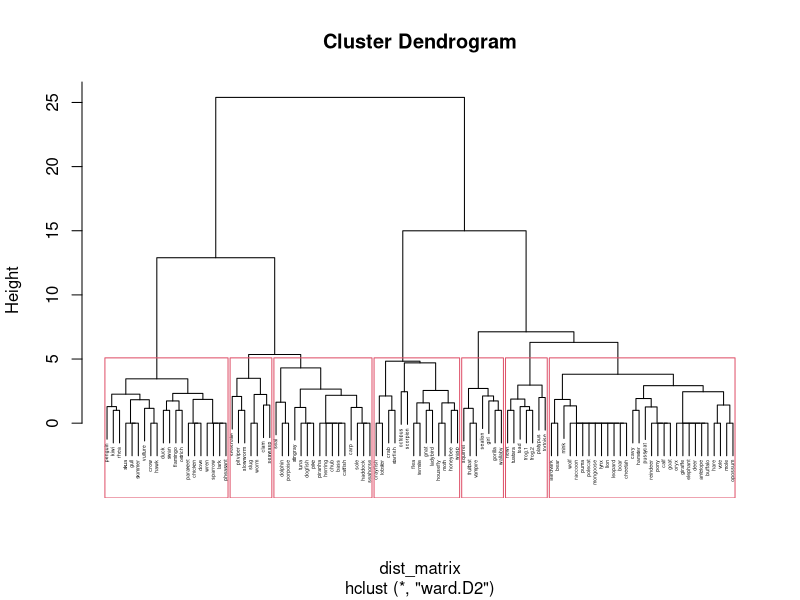
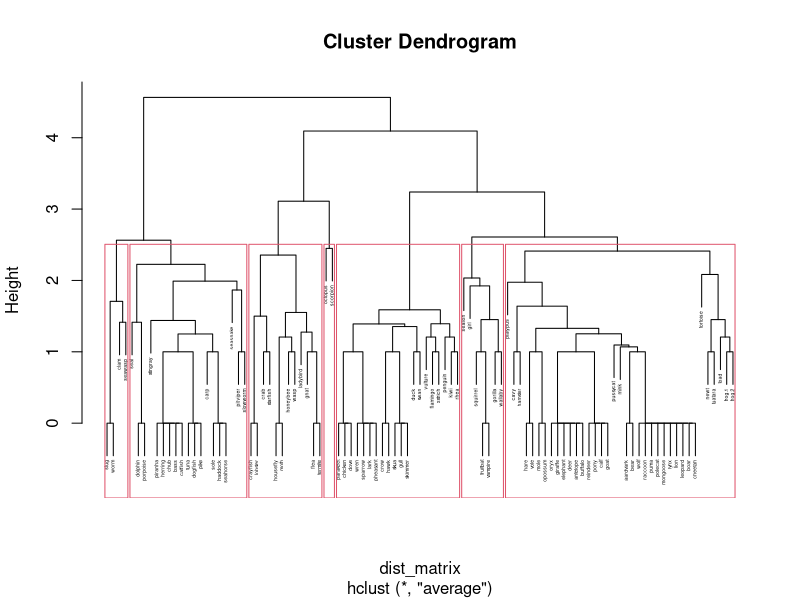
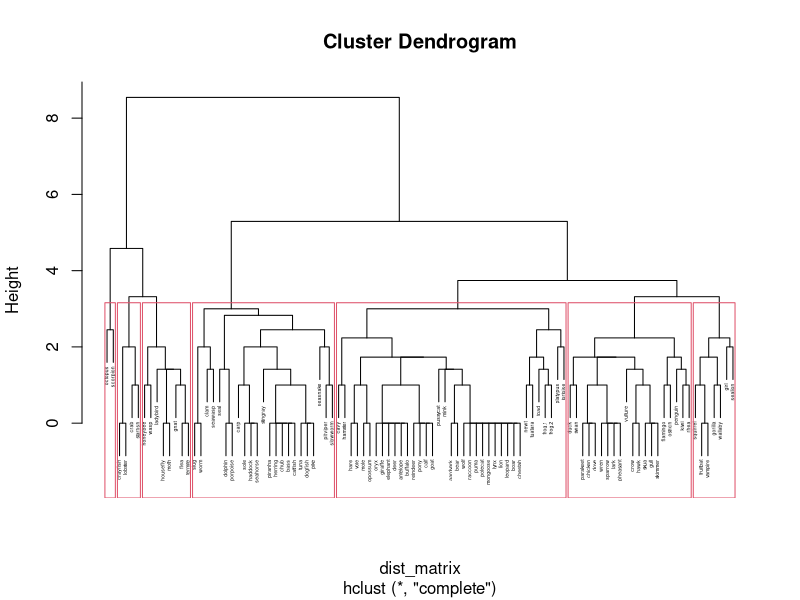
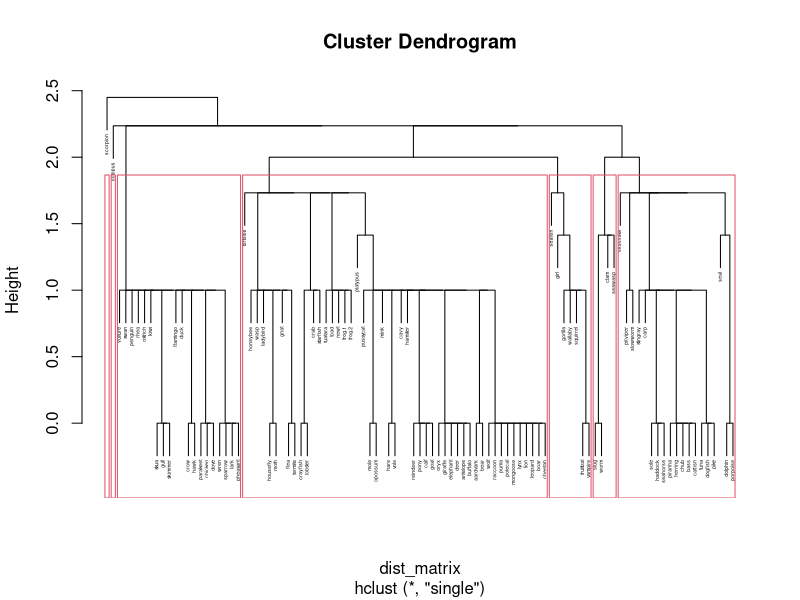
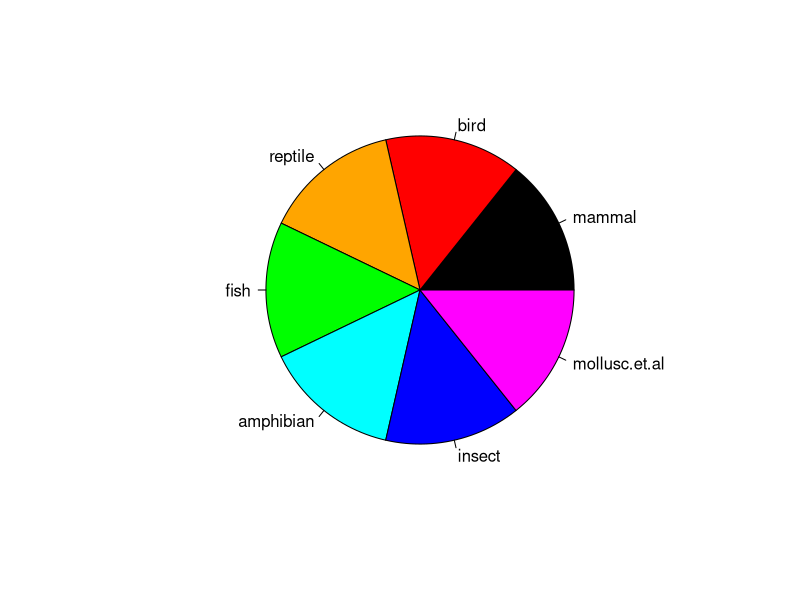
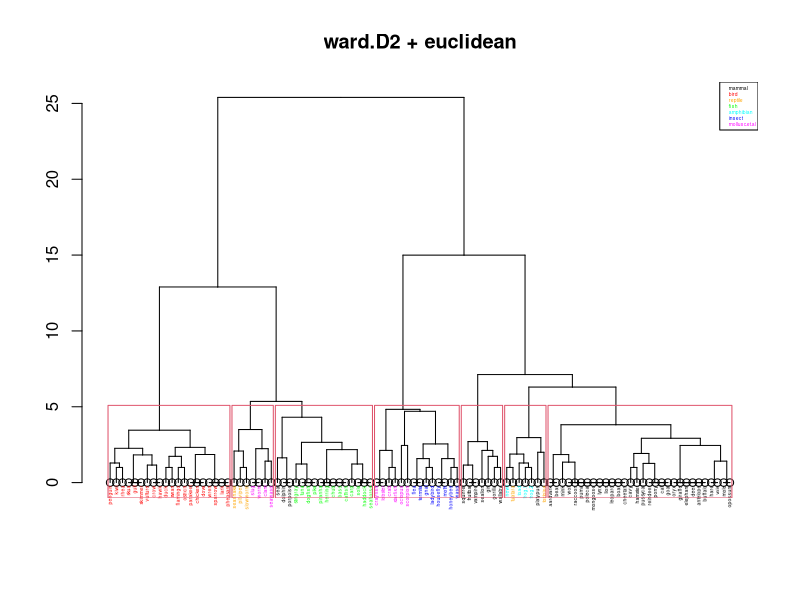
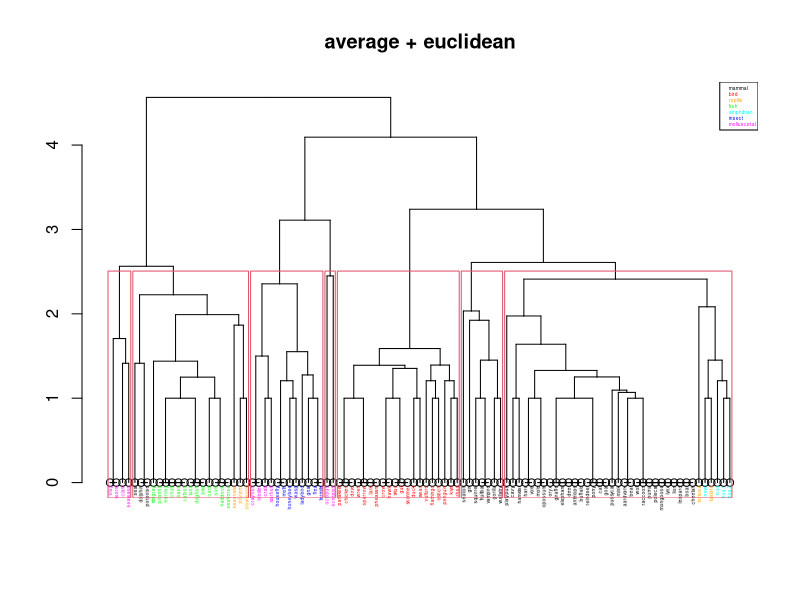
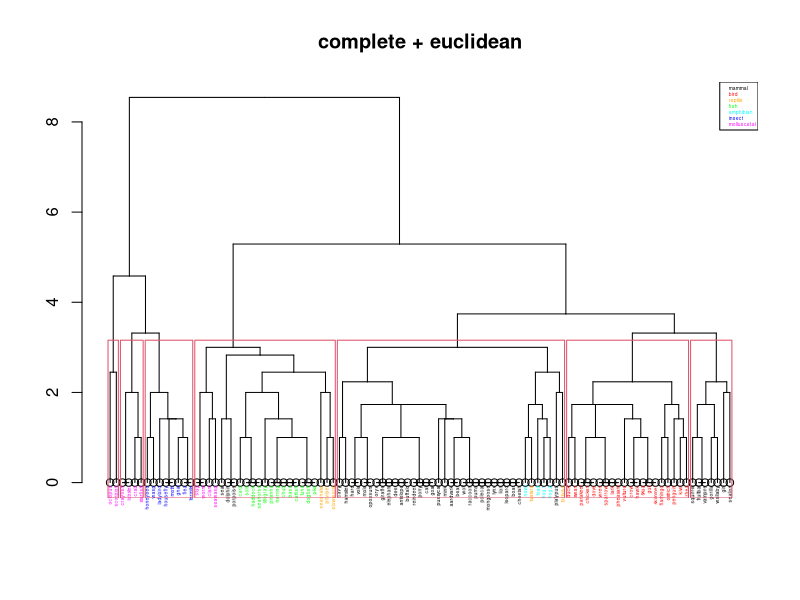

Recreate these plots in R, in order.
## ---- chunk 1
library("mlbench")
data(Zoo)

X.zoo = Zoo[,1:16]
L.zoo = factor(Zoo[,17])

print(dim(X.zoo)) # 101 samples

# 16 features
print(colnames(X.zoo))

# seven zoological groups
print(levels(L.zoo))

print(table(L.zoo))
## ---- chunk 2
dist_matrix = dist(X.zoo, method = "euclidean")
## ---- chunk 3
hclust.ward = hclust(dist_matrix, method = "ward.D2")
hclust.avg = hclust(dist_matrix, method = "average")
hclust.comp = hclust(dist_matrix, method = "complete")
hclust.sing = hclust(dist_matrix, method = "single")
## ---- chunk 4
plot(hclust.ward, cex=0.3) # cex=0.3 reduce font size of leaf labels
rect.hclust(hclust.ward, k = 7)

plot(hclust.avg, cex=0.3) # cex=0.3 reduce font size of leaf labels
rect.hclust(hclust.avg, k = 7)

plot(hclust.comp, cex=0.3) # cex=0.3 reduce font size of leaf labels
rect.hclust(hclust.comp, k = 7)

plot(hclust.sing, cex=0.3) # cex=0.3 reduce font size of leaf labels
rect.hclust(hclust.sing, k = 7)
## ---- chunk 5
groups.ward = cutree(hclust.ward, k = 7)
groups.avg = cutree(hclust.avg, k = 7)
groups.comp = cutree(hclust.comp, k = 7)
groups.sing = cutree(hclust.sing, k = 7)

print(table(L.zoo)) # the classes and the number of members in each class

print(table(L.zoo, groups.ward))
print(table(L.zoo, groups.avg))
print(table(L.zoo, groups.comp))
print(table(L.zoo, groups.sing))
## ---- chunk 6
# define colors for the seven groups/levels in L.zoo
col.zoo = c("black", "red", "orange", "green", "cyan", "blue", "magenta")
pie(rep(1, 7), col = col.zoo, labels=levels(L.zoo))

# name -> color
colMap = col.zoo[as.integer(L.zoo)]
names(colMap) = rownames(X.zoo)

# this function converts hc objects into dendograms, colors the leafs and then
# plots the tree along with a legend
plotColoredTree = function(hc, colMap, cex)
{
  colorLeafs = function(x)
  {
    if (is.leaf(x))
    {
      lbl = attr(x, "label") # label at leaf
      attr(x, "nodePar") = c(list(lab.col=colMap[lbl], lab.cex=cex)) # set color and font size
    }
    return(x)
  }
  hcd = dendrapply(as.dendrogram(hc), colorLeafs)
  plot(hcd, main=paste(hc$method, "+", hc$dist.method))
  legend("topright", legend=levels(L.zoo), text.col=col.zoo, cex=cex)
}

# plot the trees above with coloured leaves
plotColoredTree(hclust.ward, colMap, cex=0.3)
rect.hclust(hclust.ward, k=7)

plotColoredTree(hclust.avg, colMap, cex=0.3)
rect.hclust(hclust.avg, k=7)

plotColoredTree(hclust.comp, colMap, cex=0.3)
rect.hclust(hclust.comp, k=7)

plotColoredTree(hclust.sing, colMap, cex=0.3)
rect.hclust(hclust.sing, k=7)
## ---- chunk 7
library("ape")

plot(as.phylo(hclust.ward), tip.color = colMap, cex = 0.3,
     direction = "downward", main=paste(hclust.ward$method, "+", hclust.ward$dist.method))
rect.hclust(hclust.ward, k=7)
legend("topright", legend=levels(L.zoo), text.col=col.zoo, cex=0.3)

plot(as.phylo(hclust.avg), tip.color = colMap, cex = 0.3,
     direction = "downward", main=paste(hclust.avg$method, "+", hclust.avg$dist.method))
rect.hclust(hclust.avg, k=7)

plot(as.phylo(hclust.comp), tip.color = colMap, cex = 0.3,
     direction = "downward", main=paste(hclust.comp$method, "+", hclust.comp$dist.method))
rect.hclust(hclust.comp, k=7)

plot(as.phylo(hclust.sing), tip.color = colMap, cex = 0.3,
     direction = "downward", main=paste(hclust.sing$method, "+", hclust.sing$dist.method))
rect.hclust(hclust.sing, k=7)
